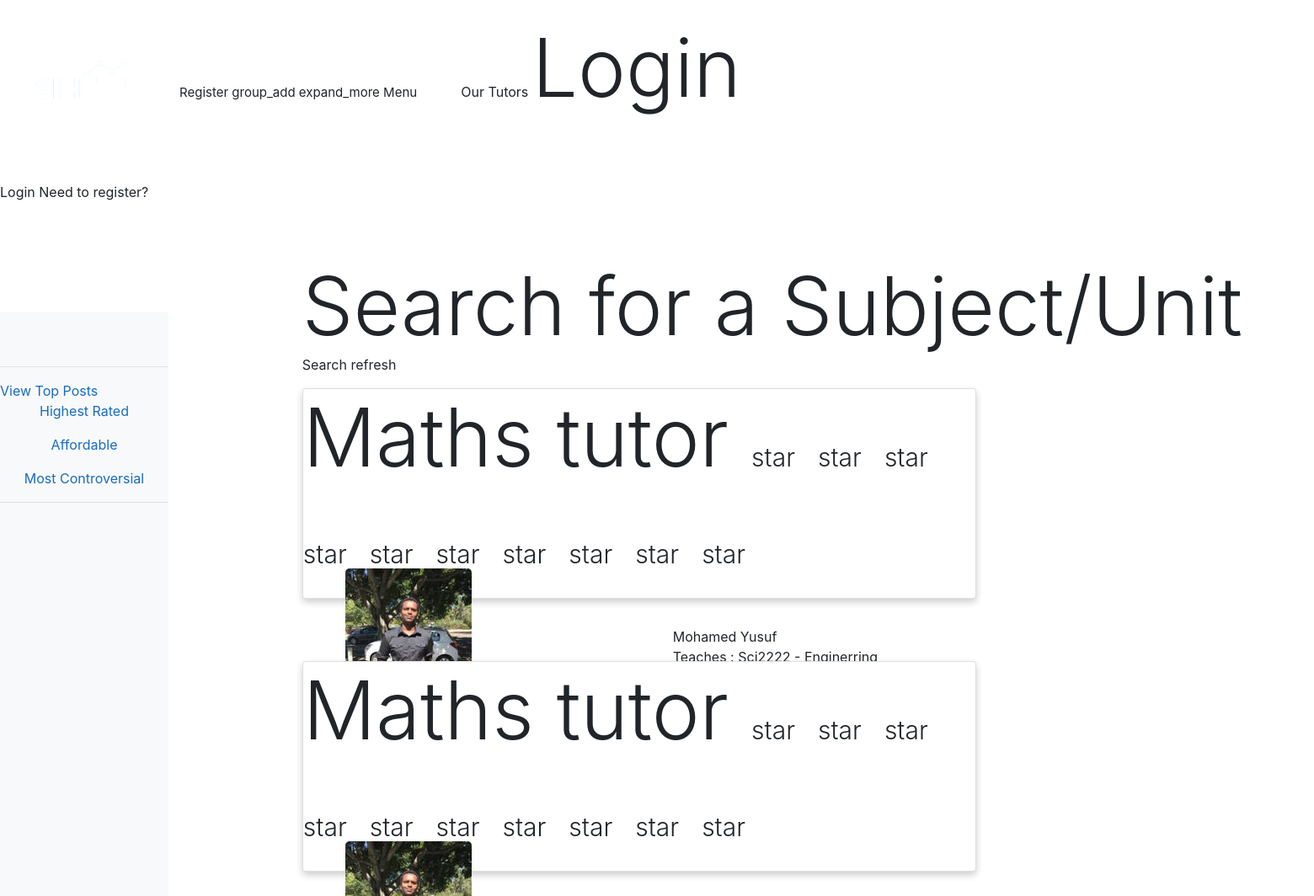
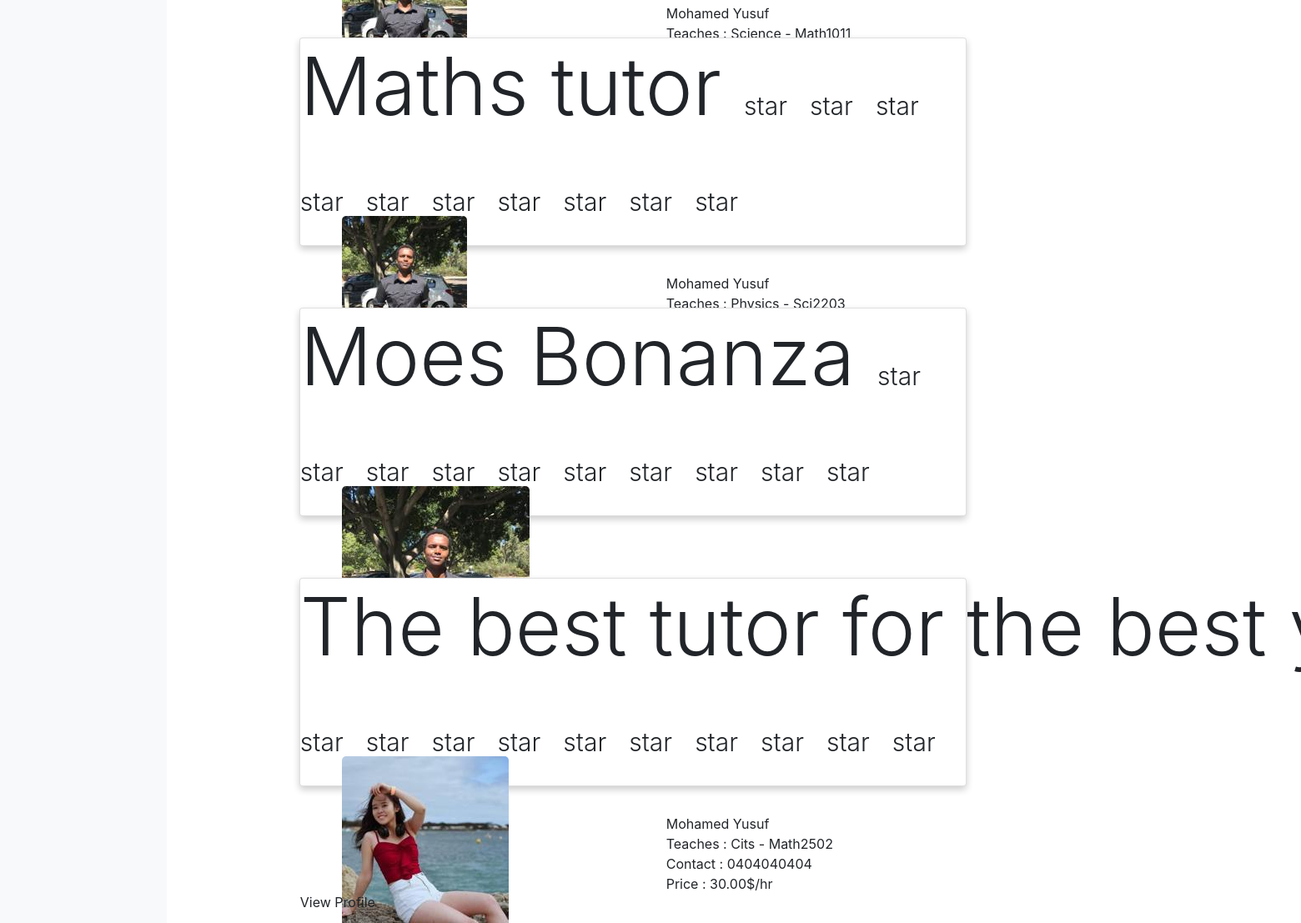
The page /marketplace/ on the database as committed earlier (2 pictures, top to bottom).
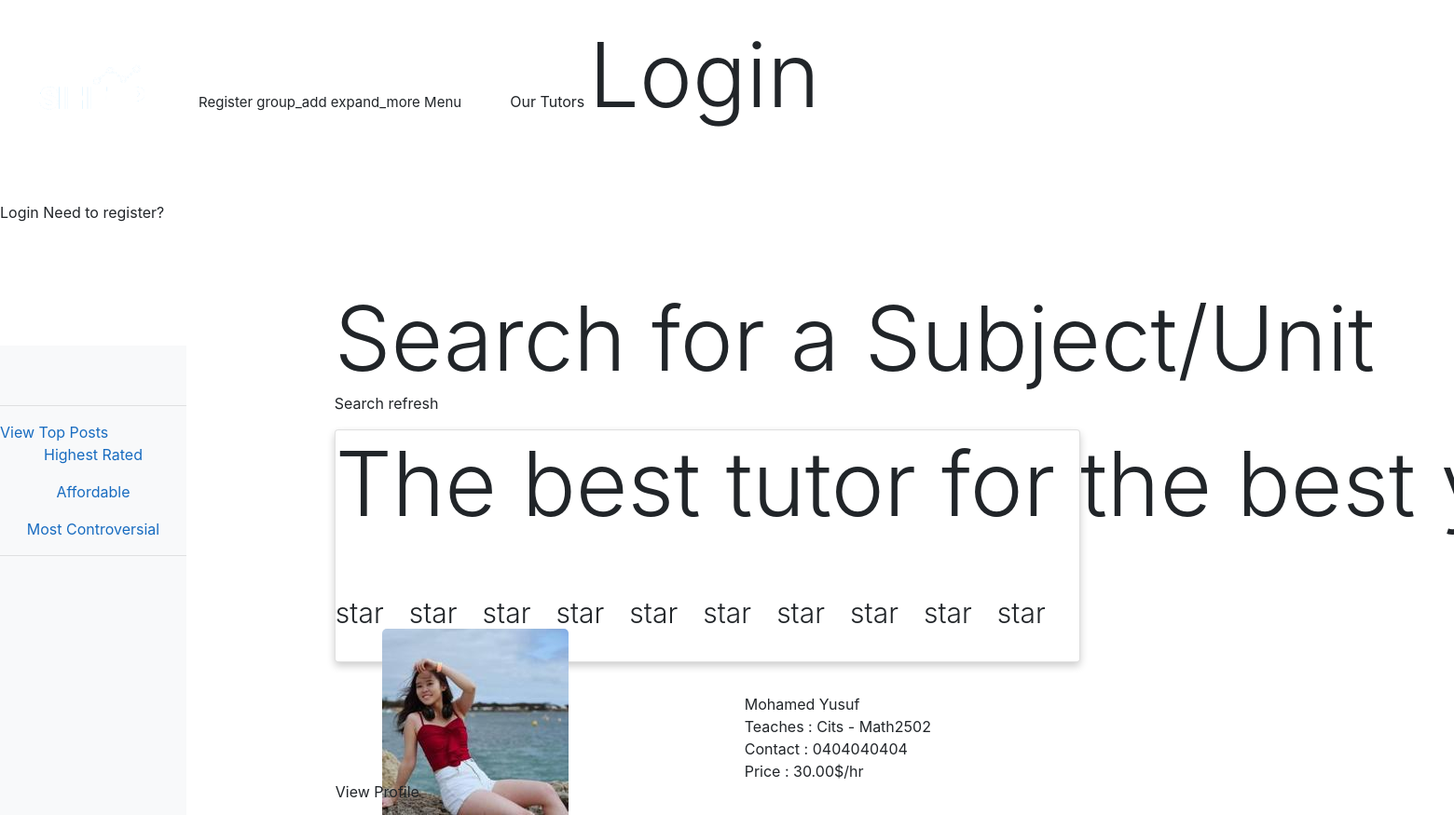
The same page on the database as committed later.
### blog/models.py (models this page shows, shortened)
class Ad(models.Model):
    author = models.ForeignKey(User, on_delete=models.CASCADE)
    title = models.CharField(max_length=100, default = "Hey, I am here to help you")
    date = models.DateTimeField(default=timezone.now)
    subject = models.CharField(max_length=100) #or use foreign key
    unit = models.CharField(max_length=100, blank=True)
    description = models.TextField()
    price = models.DecimalField(max_digits=10, decimal_places=2, default = 25.00)

### users/models.py (models this page shows, shortened)
class Profile(models.Model):
    user = models.OneToOneField(User, on_delete=models.CASCADE)
    tutor = models.BooleanField(default=False)
    pic = models.ImageField(upload_to = 'profile_pic', default = 'download.png')
    phone = models.CharField(max_length=30, default = "0404040404")
    is_active = models.BooleanField(default=False)

### blog/views.py (the view, shortened to what this page needs)
# urls.py: path('marketplace/', views.marketplace, name='blog-marketplace'),
def marketplace(request):
    user = request.user
    realAds = Ad.objects.all().order_by("-date").annotate(average_rating=Avg('rate__rating')).annotate(Counted=Count('rate__rating'))
    if request.method == 'GET':
        if 'refresh'in request.GET:
            realAds = Ad.objects.all().annotate(average_rating=Avg('rate__rating')).annotate(Counted=Count('rate__rating'))
    context = {
        'ads': realAds,
        'user': user
    }
    return render(request, 'blog/TutorialPage.html', context)

### users/views.py (called while the page is built)
@register.filter
def get_range(value):
    return range(value)

@register.filter
def subtract(value, arg):
    return value - arg

@register.filter
def rounding(value):
    return round(value)

### blog/templates/blog/TutorialPage.html (shortened to what this page needs)
{% extends 'blog/layout.html' %}
{% block content %}
    <div class="sidebar pt-5 ">
        <v-card>
      <hr>
    <v-card-text class =" headline font-weight-thin text-center"> View Top Posts </v-card-text>
      <div class ="text-center">
    <form type="get" action="." >
        <v-card-title>
    <v-btn block type = "submit" name = highestrated flat color="indigo lighten-3" dark>Highest Rated</v-btn>
  </v-card-title>
    </form>
    <form type="get" action="." >
      <v-card-title>
  <v-btn block type = "submit" name = mostaffordable flat color="indigo lighten-3" dark>Affordable</v-btn>
</v-card-title>
  </form>
  <form type="get" action="." >
    <v-card-title>
<v-btn block type = "submit" name = controversial flat color="indigo lighten-3" dark>Most Controversial</v-btn>
</v-card-title>
</form>
  </v-card>
  </div>
    <hr>
  </div>
      <v-container    grid-list-clas  >
          <v-flex  class = "searchbox" >
          <v-card   light color="white" >
          <v-card-title class = "display-1 font-weight-light " >
            Search for a Subject/Unit
          </v-card-title>
          <v-card-text text-center>
          <form type="get" action=".">
            <v-flex >
              <span>  <v-btn  type = "submit" color  = "warning"   name = search
                >Search</v-btn>
                <v-btn color="primary" name = "refresh" dark type = "submit" name = "refresh">
                    <v-icon  dark >refresh</v-icon>
               </v-btn>
              </v-flex>
      </form>
    </v-card-text>
    </v-card>
   </v-container>
        <v-container   >
          {% if ads|length > 0 %}
       {% for ad in ads %}
       <div class="card">
          <v-card-title class = "display-1 font-weight-thin text-centered "> <span class = "textbox">{{ad.title}}</span>
  {% if ad.average_rating %}
  {% for n in ad.average_rating|rounding|get_range %}
  <span><v-icon color="amber darken-2"  class = "starry" >star</v-icon></span>
  {%endfor%}
  {%for i in 10|subtract:ad.average_rating|rounding|get_range %}
  <span><v-icon color="gray darken-2  " class = "starry">star</v-icon></span>
  {%endfor%}
  {%else%}
  {%for i in 10|get_range %}
  <span><v-icon  color="gray darken-2" class = "starry" >star</v-icon></span>
  {%endfor%}
  {%endif%}
          </v-card-title>
          {% if user.profile.tutor %}
          <div class ="imager">
            <v-avatar
            tile
          size="130"
          color="grey lighten-4"
        >
          <img src="{{ ad.author.profile.pic.url }}" alt="avatar">
        </v-avatar>
        </div>
        {%else%}
        <div class ="imagertwo">
          <v-avatar
          tile
        size="130"
        color="grey lighten-4"
      >
        <img src="{{ ad.author.profile.pic.url }}" alt="avatar">
      </v-avatar>
      </div>
        {%endif%}
            <div class="con1">
                <v-card-title primary-title>
                    <div class = "innercontainer">
                      <div class="headline">Mohamed Yusuf</div>
                      <div class = "units">Teaches : {{ad.subject.capitalize}} - {{ad.unit.capitalize}}</div>
                      <div>Contact : {{ad.author.profile.phone}}</div>
                      <div>Price   : {{ad.price}}$/hr</div>
                    </div>
                  </v-card-title>
                </div>
                <v-flex   class = "buttonstation" >
                  <v-btn href = "/user/{{ad.author.id}}" class ="nodecor"block color="info" dark>View Profile</v-btn>
                </v-flex>
            </div>
        <br>
{% endfor %}
      </v-container>
      {%else%}
      <v-container   grid-list-xl  >
          <v-text text-center class = "display-1">No Ads found</v-text>
           <v-divider inset></v-divider>
     </v-container>
     {%endif%}
        {% endblock %}

Rows that differ between the two databases and show on the page:
removed Ad: title "Maths tutor", author.profile.pic (picture), subject "Sci2222", unit "Enginerring"
removed Ad: title "Maths tutor", author.profile.pic (picture), subject "Science", unit "Math1011"
removed Ad: title "Maths tutor", author.profile.pic (picture), subject "Physics", unit "Sci2203"
removed Ad: title "Moes Bonanza"
Other text that changed with them:
new list line: "star"
list line gone: "star"
